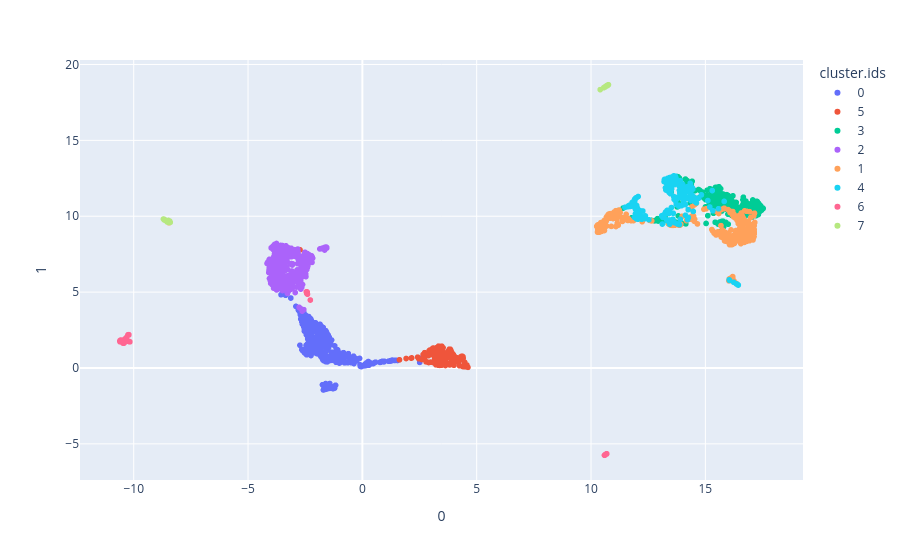
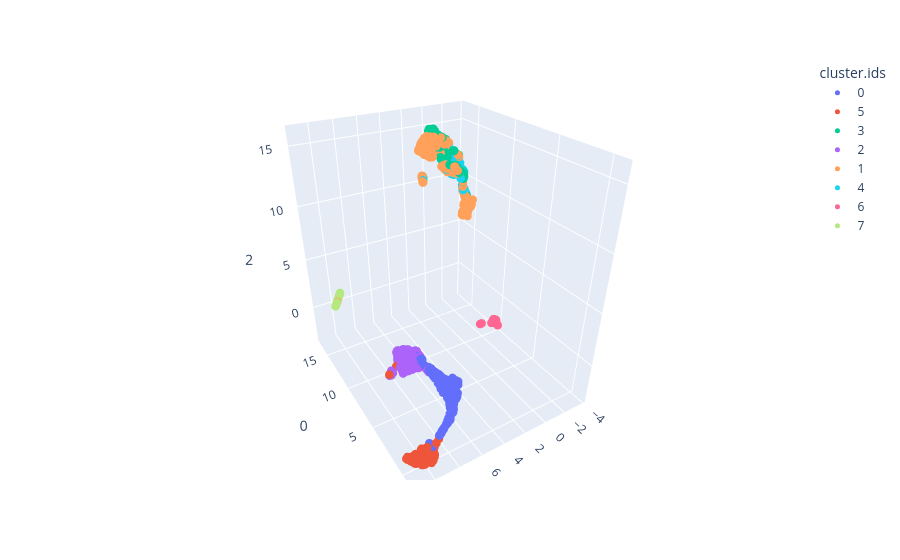

The notebook cell these images were saved under, in order:
### Code cell
fig_2d.show()
fig_3d.show()

### Figure 1 — Plotly figure (JSON) as saved in the notebook; plotly's stock layout.template omitted (floating-point values rounded to 4 significant figures; data arrays with more than 128 entries replaced by an {"elided": "..."} marker saying what was removed)
{"data": [{"hovertemplate": "cluster.ids=0<br>0=%{x}<br>1=%{y}<extra></extra>", "legendgroup": "0", "marker": {"color": "#636efa", "symbol": "circle"}, "mode": "markers", "name": "0", "showlegend": true, "type": "scattergl", "x": {"elided": "516 float values"}, "xaxis": "x", "y": {"elided": "516 float values"}, "yaxis": "y"}, {"hovertemplate": "cluster.ids=5<br>0=%{x}<br>1=%{y}<extra></extra>", "legendgroup": "5", "marker": {"color": "#EF553B", "symbol": "circle"}, "mode": "markers", "name": "5", "showlegend": true, "type": "scattergl", "x": {"elided": "191 float values"}, "xaxis": "x", "y": {"elided": "191 float values"}, "yaxis": "y"}, {"hovertemplate": "cluster.ids=3<br>0=%{x}<br>1=%{y}<extra></extra>", "legendgroup": "3", "marker": {"color": "#00cc96", "symbol": "circle"}, "mode": "markers", "name": "3", "showlegend": true, "type": "scattergl", "x": {"elided": "382 float values"}, "xaxis": "x", "y": {"elided": "382 float values"}, "yaxis": "y"}, {"hovertemplate": "cluster.ids=2<br>0=%{x}<br>1=%{y}<extra></extra>", "legendgroup": "2", "marker": {"color": "#ab63fa", "symbol": "circle"}, "mode": "markers", "name": "2", "showlegend": true, "type": "scattergl", "x": {"elided": "480 float values"}, "xaxis": "x", "y": {"elided": "480 float values"}, "yaxis": "y"}, {"hovertemplate": "cluster.ids=1<br>0=%{x}<br>1=%{y}<extra></extra>", "legendgroup": "1", "marker": {"color": "#FFA15A", "symbol": "circle"}, "mode": "markers", "name": "1", "showlegend": true, "type": "scattergl", "x": {"elided": "378 float values"}, "xaxis": "x", "y": {"elided": "378 float values"}, "yaxis": "y"}, {"hovertemplate": "cluster.ids=4<br>0=%{x}<br>1=%{y}<extra></extra>", "legendgroup": "4", "marker": {"color": "#19d3f3", "symbol": "circle"}, "mode": "markers", "name": "4", "showlegend": true, "type": "scattergl", "x": {"elided": "232 float values"}, "xaxis": "x", "y": {"elided": "232 float values"}, "yaxis": "y"}, {"hovertemplate": "cluster.ids=6<br>0=%{x}<br>1=%{y}<extra></extra>", "legendgroup": "6", "marker": {"color": "#FF6692", "symbol": "circle"}, "mode": "markers", "name": "6", "showlegend": true, "type": "scattergl", "x": [-10.22, -10.57, -10.55, -2.434, -10.21, -10.17, -2.439, 10.62, -10.6, 10.61, -2.276, -10.32, -10.42, -10.34, -10.48, -10.22, 10.62, -10.21, -2.437, -2.401, 10.61, -10.6, -10.49, -10.45, -2.45, 10.63, 10.6, -10.5, -10.23, 10.62, -10.46, -10.6, -2.417, -10.37, -10.22, -10.47, -10.22, 10.6, -10.48, -10.39, -10.44, -10.17, -10.56, 10.62, -10.59, -10.55, -10.46, -2.43, -10.47, -10.57, 10.65, 10.69, -10.48, 10.59, 10.63, -10.24, 10.68, -10.43, -10.25, -10.47, 10.67, 10.63, -10.52, -10.24, 10.67, -10.45, 10.66, -10.57, 10.67, -10.59], "xaxis": "x", "y": [2.176, 1.736, 1.753, 4.917, 1.754, 1.727, 5.005, -5.717, 1.798, -5.73, 4.478, 2.004, 1.642, 1.833, 1.646, 1.749, -5.723, 2.195, 4.972, 4.865, -5.732, 1.726, 1.677, 1.752, 5.018, -5.712, -5.741, 1.723, 2.179, -5.715, 1.646, 1.759, 5.012, 1.842, 2.195, 1.669, 2.179, -5.743, 1.728, 1.905, 1.674, 1.724, 1.841, -5.722, 1.809, 1.821, 1.694, 4.984, 1.713, 1.769, -5.692, -5.652, 1.695, -5.751, -5.707, 1.76, -5.655, 1.834, 2.191, 1.68, -5.666, -5.708, 1.738, 1.76, -5.665, 1.738, -5.681, 1.771, -5.667, 1.821], "yaxis": "y"}, {"hovertemplate": "cluster.ids=7<br>0=%{x}<br>1=%{y}<extra></extra>", "legendgroup": "7", "marker": {"color": "#B6E880", "symbol": "circle"}, "mode": "markers", "name": "7", "showlegend": true, "type": "scattergl", "x": [-8.656, 10.7, -8.614, -8.531, 10.74, -8.625, 10.69, 10.7, -8.616, -8.495, 10.72, 10.66, 10.65, 10.64, -8.589, -8.456, -8.634, 10.7, 10.76, -8.479, -8.404, 10.71, -8.479, 10.74, -8.525, 10.61, 10.63, -8.619, -8.661, 10.69, -8.658, 10.73, -8.699, -8.425, 10.71, -8.546, 10.74, 10.69, -8.663, 10.71, 10.73, -8.622, -8.683, 10.7, 10.56, -8.601, -8.613, -8.668, 10.4, 10.64, -8.614], "xaxis": "x", "y": [9.755, 18.6, 9.737, 9.62, 18.64, 9.742, 18.6, 18.6, 9.736, 9.614, 18.63, 18.57, 18.56, 18.55, 9.712, 9.589, 9.753, 18.61, 18.66, 9.722, 9.598, 18.62, 9.601, 18.64, 9.643, 18.52, 18.54, 9.734, 9.766, 18.59, 9.766, 18.63, 9.815, 9.676, 18.62, 9.677, 18.64, 18.59, 9.78, 18.61, 18.63, 9.744, 9.808, 18.6, 18.47, 9.715, 9.73, 9.78, 18.34, 18.55, 9.739], "yaxis": "y"}], "layout": {"autosize": true, "legend": {"title": {"text": "cluster.ids"}, "tracegroupgap": 0}, "margin": {"t": 60}, "xaxis": {"anchor": "y", "autorange": true, "domain": [0, 1], "range": [-12.31, 19.23], "title": {"text": "0"}, "type": "linear"}, "yaxis": {"anchor": "x", "autorange": true, "domain": [0, 1], "range": [-7.641, 20.55], "title": {"text": "1"}, "type": "linear"}}}

### Figure 2 — Plotly figure (JSON) as saved in the notebook; plotly's stock layout.template omitted (floating-point values rounded to 4 significant figures; data arrays with more than 128 entries replaced by an {"elided": "..."} marker saying what was removed)
{"data": [{"hovertemplate": "cluster.ids=0<br>0=%{x}<br>1=%{y}<br>2=%{z}<extra></extra>", "legendgroup": "0", "marker": {"color": "#636efa", "size": 5, "symbol": "circle"}, "mode": "markers", "name": "0", "scene": "scene", "showlegend": true, "type": "scatter3d", "x": {"elided": "516 float values"}, "y": {"elided": "516 float values"}, "z": {"elided": "516 float values"}}, {"hovertemplate": "cluster.ids=5<br>0=%{x}<br>1=%{y}<br>2=%{z}<extra></extra>", "legendgroup": "5", "marker": {"color": "#EF553B", "size": 5, "symbol": "circle"}, "mode": "markers", "name": "5", "scene": "scene", "showlegend": true, "type": "scatter3d", "x": {"elided": "191 float values"}, "y": {"elided": "191 float values"}, "z": {"elided": "191 float values"}}, {"hovertemplate": "cluster.ids=3<br>0=%{x}<br>1=%{y}<br>2=%{z}<extra></extra>", "legendgroup": "3", "marker": {"color": "#00cc96", "size": 5, "symbol": "circle"}, "mode": "markers", "name": "3", "scene": "scene", "showlegend": true, "type": "scatter3d", "x": {"elided": "382 float values"}, "y": {"elided": "382 float values"}, "z": {"elided": "382 float values"}}, {"hovertemplate": "cluster.ids=2<br>0=%{x}<br>1=%{y}<br>2=%{z}<extra></extra>", "legendgroup": "2", "marker": {"color": "#ab63fa", "size": 5, "symbol": "circle"}, "mode": "markers", "name": "2", "scene": "scene", "showlegend": true, "type": "scatter3d", "x": {"elided": "480 float values"}, "y": {"elided": "480 float values"}, "z": {"elided": "480 float values"}}, {"hovertemplate": "cluster.ids=1<br>0=%{x}<br>1=%{y}<br>2=%{z}<extra></extra>", "legendgroup": "1", "marker": {"color": "#FFA15A", "size": 5, "symbol": "circle"}, "mode": "markers", "name": "1", "scene": "scene", "showlegend": true, "type": "scatter3d", "x": {"elided": "378 float values"}, "y": {"elided": "378 float values"}, "z": {"elided": "378 float values"}}, {"hovertemplate": "cluster.ids=4<br>0=%{x}<br>1=%{y}<br>2=%{z}<extra></extra>", "legendgroup": "4", "marker": {"color": "#19d3f3", "size": 5, "symbol": "circle"}, "mode": "markers", "name": "4", "scene": "scene", "showlegend": true, "type": "scatter3d", "x": {"elided": "232 float values"}, "y": {"elided": "232 float values"}, "z": {"elided": "232 float values"}}, {"hovertemplate": "cluster.ids=6<br>0=%{x}<br>1=%{y}<br>2=%{z}<extra></extra>", "legendgroup": "6", "marker": {"color": "#FF6692", "size": 5, "symbol": "circle"}, "mode": "markers", "name": "6", "scene": "scene", "showlegend": true, "type": "scatter3d", "x": [9.826, 10.21, 10.2, 4.969, 10.23, 10.23, 5.043, 10.96, 10.15, 11.0, 4.686, 9.953, 10.34, 10.1, 10.35, 10.22, 10.98, 9.806, 5.017, 4.901, 10.97, 10.19, 10.31, 10.28, 5.025, 11.02, 10.98, 10.26, 9.819, 11.03, 10.27, 10.15, 5.01, 10.1, 9.82, 10.29, 9.822, 11.0, 10.24, 10.03, 10.27, 10.28, 10.13, 11.0, 10.15, 10.12, 10.28, 5.014, 10.27, 10.17, 10.97, 10.96, 10.3, 10.98, 11.02, 10.24, 10.94, 10.18, 9.829, 10.33, 10.92, 10.96, 10.22, 10.21, 10.94, 10.32, 11.02, 10.19, 10.95, 10.13], "y": [-3.692, -3.703, -3.725, 7.052, -3.363, -3.369, 7.063, -2.546, -3.742, -2.514, 7.003, -3.668, -3.5, -3.554, -3.518, -3.337, -2.525, -3.697, 7.006, 7.005, -2.536, -3.722, -3.648, -3.637, 7.04, -2.492, -2.527, -3.675, -3.69, -2.484, -3.654, -3.749, 7.032, -3.557, -3.69, -3.639, -3.69, -2.508, -3.656, -3.65, -3.633, -3.279, -3.7, -2.504, -3.754, -3.689, -3.631, 7.025, -3.619, -3.72, -2.538, -2.545, -3.629, -2.524, -2.496, -3.361, -2.562, -3.648, -3.69, -3.56, -2.577, -2.527, -3.692, -3.393, -2.565, -3.604, -2.495, -3.73, -2.551, -3.737], "z": [-3.078, -2.731, -2.689, 0.07391, -2.911, -2.908, 0.04413, -3.2, -2.757, -3.24, 0.09368, -2.971, -2.741, -2.897, -2.745, -2.929, -3.219, -3.101, 0.01505, 0.05324, -3.206, -2.704, -2.676, -2.782, 0.03912, -3.254, -3.216, -2.701, -3.086, -3.26, -2.696, -2.746, 0.03583, -2.908, -3.086, -2.7, -3.084, -3.239, -2.734, -2.917, -2.743, -2.949, -2.802, -3.239, -2.757, -2.808, -2.71, 0.03022, -2.733, -2.746, -3.197, -3.192, -2.69, -3.222, -3.25, -2.902, -3.175, -2.8, -3.077, -2.65, -3.155, -3.185, -2.693, -2.894, -3.178, -2.692, -3.251, -2.718, -3.187, -2.778]}, {"hovertemplate": "cluster.ids=7<br>0=%{x}<br>1=%{y}<br>2=%{z}<extra></extra>", "legendgroup": "7", "marker": {"color": "#B6E880", "size": 5, "symbol": "circle"}, "mode": "markers", "name": "7", "scene": "scene", "showlegend": true, "type": "scatter3d", "x": [15.91, 16.85, 16.02, 16.11, 16.89, 15.93, 16.86, 16.84, 15.92, 16.12, 16.89, 16.82, 16.76, 16.72, 15.94, 16.1, 15.95, 16.89, 16.89, 16.33, 16.28, 16.9, 16.15, 16.86, 16.13, 16.78, 16.79, 15.94, 15.92, 16.85, 15.89, 16.87, 15.97, 16.33, 16.87, 16.12, 16.87, 16.82, 15.97, 16.89, 16.87, 16.04, 16.02, 16.87, 16.58, 15.92, 15.96, 15.94, 16.28, 16.77, 16.02], "y": [10.14, 9.317, 10.03, 9.941, 9.276, 10.12, 9.315, 9.333, 10.13, 9.928, 9.281, 9.345, 9.402, 9.439, 10.11, 9.957, 10.1, 9.279, 9.278, 9.775, 9.808, 9.274, 9.896, 9.311, 9.921, 9.381, 9.378, 10.11, 10.13, 9.323, 10.16, 9.296, 10.08, 9.77, 9.301, 9.941, 9.302, 9.351, 10.08, 9.28, 9.304, 10.02, 10.03, 9.296, 9.56, 10.13, 10.09, 10.12, 9.8, 9.39, 10.04], "z": [0.5114, 1.031, 0.6043, 0.6479, 1.072, 0.5435, 1.035, 1.017, 0.5266, 0.6565, 1.067, 1.013, 0.9617, 0.9292, 0.5332, 0.6252, 0.5796, 1.07, 1.068, 0.7328, 0.7117, 1.076, 0.6777, 1.038, 0.6701, 0.981, 0.9838, 0.5368, 0.5203, 1.026, 0.4955, 1.053, 0.5699, 0.7352, 1.053, 0.6183, 1.045, 1.006, 0.5511, 1.069, 1.045, 0.5949, 0.5718, 1.052, 0.8656, 0.5571, 0.5523, 0.5301, 0.7249, 0.981, 0.5729]}], "layout": {"autosize": true, "legend": {"title": {"text": "cluster.ids"}, "tracegroupgap": 0}, "margin": {"t": 60}, "scene": {"aspectmode": "auto", "aspectratio": {"x": 1.031, "y": 0.8706, "z": 1.114}, "camera": {"center": {"x": 0, "y": 0, "z": 0}, "eye": {"x": -1.592, "y": 0.9618, "z": 1.108}, "projection": {"type": "perspective"}, "up": {"x": 0, "y": 0, "z": 1}}, "domain": {"x": [0, 1], "y": [0, 1]}, "xaxis": {"title": {"text": "0"}, "type": "linear"}, "yaxis": {"title": {"text": "1"}, "type": "linear"}, "zaxis": {"title": {"text": "2"}, "type": "linear"}}}}
